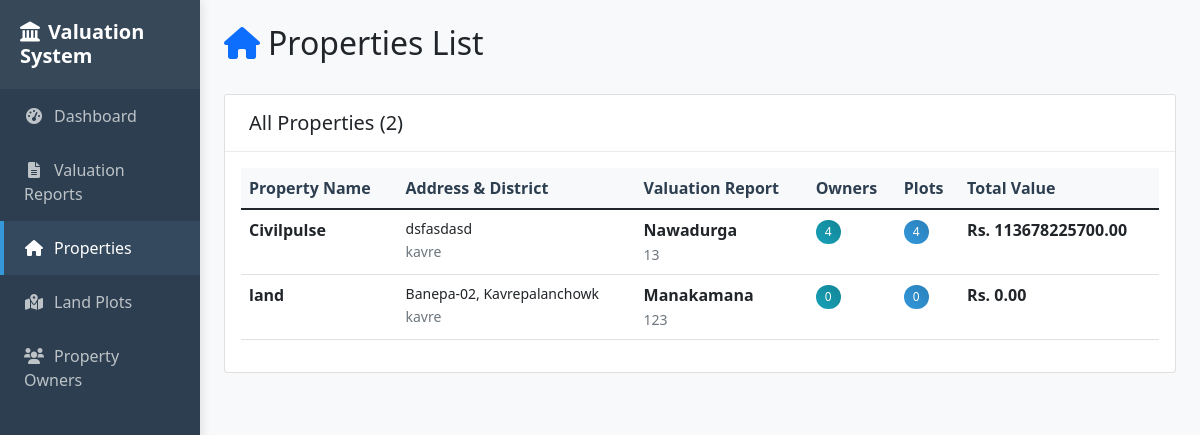
Page /properties/ on the committed database.
### report/models.py (models this page shows, shortened)
class Property(models.Model):
    valuation = models.ForeignKey(Valuation, on_delete=models.CASCADE, related_name='properties')
    name = models.CharField(max_length=100, verbose_name="Property Name")
    address = models.TextField(verbose_name="Property Address")
    district = models.CharField(max_length=50, verbose_name="District")
    municipality = models.CharField(max_length=50, blank=True, verbose_name="Municipality")
    ward_no = models.IntegerField(default=1, verbose_name="Ward Number")
    land_type = models.CharField(max_length=20, choices=[
        ('residential', 'Residential'),
        ('commercial', 'Commercial'),
        ('agricultural', 'Agricultural'),
        ('forest', 'Forest'),
        ('other', 'Other')
    ], default='residential')
    created_at = models.DateTimeField(auto_now_add=True)
    class Meta:
        verbose_name_plural = "Properties"
        ordering = ['name']
    @property
    def total_value(self):
        return sum(plot.fair_market_value or 0 for plot in self.plots.all())

class Valuation(models.Model):
    val_date = models.DateField(default=date.today, verbose_name="Valuation Date")
    report_number = models.CharField(max_length=50, unique=True, verbose_name="Report Number")
    bank_name = models.CharField(max_length=100, verbose_name="Bank Name")
    bank_branch = models.CharField(max_length=100, blank=True, verbose_name="Bank Branch")
    bank_address = models.TextField(blank=True, verbose_name="Bank Address")
    bank_req_date = models.DateField(blank=True, null=True, verbose_name="Bank Request Date")
    bank_ref_no = models.CharField(max_length=100, blank=True, verbose_name="Bank Reference No")
    borrower_name = models.CharField(max_length=100, verbose_name="Borrower Name")
    borrower_address = models.TextField(blank=True, verbose_name="Borrower Address")
    borrower_contact = models.CharField(max_length=15, blank=True, verbose_name="Contact Number")
    borrower_pan = models.CharField(max_length=15, blank=True, verbose_name="PAN Number")
    borrower_citizenship = models.CharField(max_length=20, blank=True, verbose_name="Citizenship Number")
    created_at = models.DateTimeField(auto_now_add=True)  # Changed to auto_now_add
    class Meta:
        verbose_name = "Valuation Report"
        verbose_name_plural = "Valuation Reports"
        ordering = ['-val_date']

class Plot(models.Model):
    property = models.ForeignKey(Property, on_delete=models.CASCADE, related_name='plots')
    plot_number = models.CharField(max_length=20, verbose_name="Plot Number")
    sheet_number = models.CharField(max_length=20, blank=True, verbose_name="Sheet Number")
    ropani = models.IntegerField(default=0, verbose_name="Ropani")
    ana = models.IntegerField(default=0, verbose_name="Ana")
    paisa = models.IntegerField(default=0, verbose_name="Paisa")
    dam = models.DecimalField(max_digits=6, decimal_places=4, default=0, verbose_name="Dam")
    bigha = models.IntegerField(default=0, verbose_name="Bigha")
    kattha = models.IntegerField(default=0, verbose_name="Kattha")
    dhur = models.IntegerField(default=0, verbose_name="Dhur")
    area_sqft = models.DecimalField(max_digits=15, decimal_places=2, default=0, verbose_name="Area (Sq. Ft)")
    area_sqmt = models.DecimalField(max_digits=15, decimal_places=2, default=0, verbose_name="Area (Sq. M)")
    gov_rate_per_sqft = models.DecimalField(max_digits=10, decimal_places=2, default=0, verbose_name="Government Rate/Sq.Ft")
    market_rate_per_sqft = models.DecimalField(max_digits=10, decimal_places=2, default=0, verbose_name="Market Rate/Sq.Ft")
    gov_value = models.DecimalField(max_digits=15, decimal_places=2, default=0, verbose_name="Government Value")
    market_value = models.DecimalField(max_digits=15, decimal_places=2, default=0, verbose_name="Market Value")
    fair_market_value = models.DecimalField(max_digits=15, decimal_places=2, default=0, verbose_name="Fair Market Value")
    north_boundary = models.CharField(max_length=100, blank=True, verbose_name="North Boundary")
    south_boundary = models.CharField(max_length=100, blank=True, verbose_name="South Boundary")
    east_boundary = models.CharField(max_length=100, blank=True, verbose_name="East Boundary")
    west_boundary = models.CharField(max_length=100, blank=True, verbose_name="West Boundary")
    remarks = models.TextField(blank=True, verbose_name="Remarks")
    created_at = models.DateTimeField(auto_now_add=True)
    class Meta:
        verbose_name_plural = "Land Plots"
        ordering = ['plot_number']

### report/views.py (the view)
# urls.py: path('properties/', views.property_list, name='property_list'),
def property_list(request):
    properties = Property.objects.select_related('valuation').annotate(
        owner_count=Count('owners'),
        plot_count=Count('plots'),
        total_value_sum=Sum('plots__fair_market_value')
    )
    return render(request, 'report/property_list.html', {'properties': properties})

### report/templates/report/property_list.html (shortened to what this page needs)
{% extends "report/base.html" %}
{% block content %}
<div class="d-flex justify-content-between align-items-center mb-4">
    <h2><i class="fas fa-home text-primary me-2"></i>Properties List</h2>
</div>
<div class="card">
    <div class="card-header">
        <h5 class="mb-0">All Properties ({{ properties.count }})</h5>
    </div>
    <div class="card-body">
        {% if properties %}
        <div class="table-responsive">
            <table class="table table-hover">
                <thead class="table-light">
                    <tr>
                        <th>Property Name</th>
                        <th>Address & District</th>
                        <th>Valuation Report</th>
                        <th>Owners</th>
                        <th>Plots</th>
                        <th>Total Value</th>
                    </tr>
                </thead>
                <tbody>
                    {% for property in properties %}
                    <tr>
                        <td>
                            <strong>{{ property.name }}</strong>
                        </td>
                        <td>
                            <small class="d-block">{{ property.address|truncatewords:5 }}</small>
                            <small class="text-muted">{{ property.district }}</small>
                        </td>
                        <td>
                            <strong>{{ property.valuation.bank_name }}</strong>
                            <br><small class="text-muted">{{ property.valuation.report_number }}</small>
                        </td>
                        <td>
                            <span class="badge bg-info rounded-pill">{{ property.owner_count }}</span>
                        </td>
                        <td>
                            <span class="badge bg-primary rounded-pill">{{ property.plot_count }}</span>
                        </td>
                        <td>
                            <strong>Rs. {{ property.total_value|floatformat:2 }}</strong>
                        </td>
                    </tr>
                    {% endfor %}
                </tbody>
            </table>
        </div>
        {% endif %}
    </div>
</div>
{% endblock %}

### report/static/report/css/custom.css (style rules this page uses)
:root { --primary-color: #2c3e50; --secondary-color: #3498db; --success-color: #27ae60; --info-color: #17a2b8; --warning-color: #f39c12; --danger-color: #e74c3c; --light-color: #f8f9fa; --dark-color: #343a40; }
body { font-family: 'Segoe UI', Tahoma, Geneva, Verdana, sans-serif; background-color: #f8f9fa; }
.table th { border-top: none; font-weight: 600; color: var(--primary-color); background-color: #f8f9fa; }
.badge { font-weight: 500; padding: 0.5em 0.75em; }
.badge.bg-primary { background: linear-gradient(45deg, var(--secondary-color), #2980b9) !important; }
.badge.bg-info { background: linear-gradient(45deg, var(--info-color), #138496) !important; }
.card-header { background: linear-gradient(45deg, white, #f8f9fa); border-bottom: 1px solid #e9ecef; font-weight: 600; padding: 1rem 1.5rem; }

### report/templates/report/base.html (style rules this page uses)
.card-header { background: white; border-bottom: 1px solid #e9ecef; font-weight: 600; }

### rows in the picture
Property: name "Civilpulse", address "dsfasdasd", district "kavre", valuation.bank_name "Nawadurga", valuation.report_number "13", owner_count "4", plot_count "4", total_value "113678225700.00"
Property: name "land", address "Banepa-02, Kavrepalanchowk", district "kavre", valuation.bank_name "Manakamana", valuation.report_number "123", owner_count "0", plot_count "0", total_value "0.00"

### other values in the picture
{{ properties.count }} "2"
